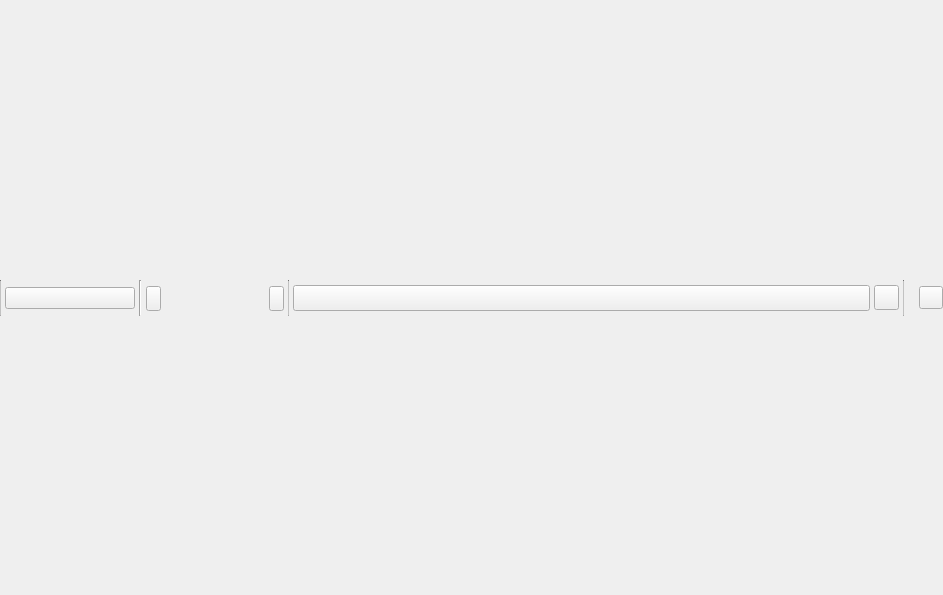
<?xml version="1.0" encoding="UTF-8"?>
<ui version="4.0">
 <class>WorkspacePanel</class>
 <widget class="QWidget" name="WorkspacePanel">
  <property name="geometry">
   <rect>
    <x>0</x>
    <y>0</y>
    <width>943</width>
    <height>595</height>
   </rect>
  </property>
  <property name="acceptDrops">
   <bool>true</bool>
  </property>
  <layout class="QVBoxLayout" name="verticalLayout">
   <property name="spacing">
    <number>0</number>
   </property>
   <property name="leftMargin">
    <number>0</number>
   </property>
   <property name="topMargin">
    <number>0</number>
   </property>
   <property name="rightMargin">
    <number>0</number>
   </property>
   <property name="bottomMargin">
    <number>0</number>
   </property>
   <item>
    <widget class="QFrame" name="borderFrame">
     <property name="styleSheet">
      <string notr="true">QFrame[border = &quot;true&quot;] {
border-image:none;
background-color: qlineargradient(x1: 0, y1: 0, x2: 0.0, y2: 1.0,
stop: 0 #838383,
stop: 0.4 #707070,
stop: 0.401 #636363,
stop: 1 #4a4a4a);
color: white;
}</string>
     </property>
     <property name="border" stdset="0">
      <bool>true</bool>
     </property>
     <layout class="QVBoxLayout" name="borderLayout">
      <property name="spacing">
       <number>0</number>
      </property>
      <property name="leftMargin">
       <number>0</number>
      </property>
      <property name="topMargin">
       <number>2</number>
      </property>
      <property name="rightMargin">
       <number>0</number>
      </property>
      <property name="bottomMargin">
       <number>0</number>
      </property>
      <item>
       <widget class="QFrame" name="headerFrame">
        <property name="sizePolicy">
         <sizepolicy hsizetype="Preferred" vsizetype="Maximum">
          <horstretch>0</horstretch>
          <verstretch>0</verstretch>
         </sizepolicy>
        </property>
        <property name="minimumSize">
         <size>
          <width>0</width>
          <height>25</height>
         </size>
        </property>
        <property name="maximumSize">
         <size>
          <width>16777215</width>
          <height>36</height>
         </size>
        </property>
        <property name="styleSheet">
         <string notr="true">QFrame[header = &quot;true&quot;], QComboBox, QLabel, QToolButton, QPushButton, #interactorsFrame {
border-image:none;
background-color: qlineargradient(x1: 0, y1: 0, x2: 0.0, y2: 1.0,
stop: 0 #838383,
stop: 0.4 #707070,
stop: 0.401 #636363,
stop: 1 #4a4a4a);
border: 0px;
color: white;
}
QComboBox:hover, QToolButton:hover, QPushButton:hover {
border-image:none;
background-color: qlineargradient(x1: 0, y1: 0, x2: 0.0, y2: 1.0,
stop: 0 #8F8F8F,
stop: 0.4 #7C7C7C,
stop: 0.401 #6F6F6F,
stop: 1 #565656);
border: 0px;
color: white;
}
QToolButton:pressed, QPushButton:pressed {
border-image:none;
background-color: qlineargradient(x1: 0, y1: 0, x2: 0.0, y2: 1.0,
stop: 0 #777777,
stop: 0.4 #646464,
stop: 0.401 #575757,
stop: 1 #3e3e3e);
border: 0px;
color: white;
}
QComboBox,QLabel {
height:20px;
}
QComboBox::down-arrow {
image: url(&quot;:/talipot/gui/ui/down_arrow-white.png&quot;);
}
QComboBox:drop-down {
subcontrol-origin: padding;
subcontrol-position: top right;
border-left-style: none;
border-top-right-radius: 1px;
border-bottom-right-radius: 1px;
}
QComboBox QAbstractItemView {
background-color: white;
color: black;
border: 1px solid #C9C9C9;
}</string>
        </property>
        <property name="header" stdset="0">
         <bool>true</bool>
        </property>
        <layout class="QHBoxLayout" name="horizontalLayout">
         <property name="spacing">
          <number>4</number>
         </property>
         <property name="leftMargin">
          <number>0</number>
         </property>
         <property name="topMargin">
          <number>0</number>
         </property>
         <property name="rightMargin">
          <number>0</number>
         </property>
         <property name="bottomMargin">
          <number>0</number>
         </property>
         <item>
          <widget class="Line" name="sep1">
           <property name="minimumSize">
            <size>
             <width>0</width>
             <height>22</height>
            </size>
           </property>
           <property name="maximumSize">
            <size>
             <width>1</width>
             <height>16777215</height>
            </size>
           </property>
           <property name="styleSheet">
            <string notr="true">#sep1 {
background-color: #A9A9A9;
}</string>
           </property>
           <property name="orientation">
            <enum>Qt::Vertical</enum>
           </property>
          </widget>
         </item>
         <item>
          <widget class="QToolButton" name="currentInteractorButton">
           <property name="minimumSize">
            <size>
             <width>130</width>
             <height>22</height>
            </size>
           </property>
           <property name="maximumSize">
            <size>
             <width>130</width>
             <height>22</height>
            </size>
           </property>
           <property name="cursor">
            <cursorShape>PointingHandCursor</cursorShape>
           </property>
           <property name="toolTip">
            <string>Active tool&lt;br/&gt;&lt;i&gt;click to show/hide its configuration panel.&lt;/i&gt;</string>
           </property>
           <property name="styleSheet">
            <string notr="true">#currentInteractorButton {
font: bold 10px;
}</string>
           </property>
           <property name="text">
            <string/>
           </property>
           <property name="checkable">
            <bool>false</bool>
           </property>
           <property name="toolButtonStyle">
            <enum>Qt::ToolButtonTextBesideIcon</enum>
           </property>
          </widget>
         </item>
         <item>
          <widget class="Line" name="sep4">
           <property name="orientation">
            <enum>Qt::Vertical</enum>
           </property>
          </widget>
         </item>
         <item>
          <widget class="QPushButton" name="interactorsLeft">
           <property name="minimumSize">
            <size>
             <width>15</width>
             <height>25</height>
            </size>
           </property>
           <property name="maximumSize">
            <size>
             <width>15</width>
             <height>24</height>
            </size>
           </property>
           <property name="icon">
            <iconset>
             <normaloff>:/talipot/gui/ui/left_arrow-white.png</normaloff>:/talipot/gui/ui/left_arrow-white.png</iconset>
           </property>
          </widget>
         </item>
         <item>
          <widget class="QScrollArea" name="scrollArea">
           <property name="sizePolicy">
            <sizepolicy hsizetype="Maximum" vsizetype="Fixed">
             <horstretch>0</horstretch>
             <verstretch>0</verstretch>
            </sizepolicy>
           </property>
           <property name="minimumSize">
            <size>
             <width>100</width>
             <height>25</height>
            </size>
           </property>
           <property name="maximumSize">
            <size>
             <width>16777215</width>
             <height>25</height>
            </size>
           </property>
           <property name="frameShape">
            <enum>QFrame::NoFrame</enum>
           </property>
           <property name="frameShadow">
            <enum>QFrame::Plain</enum>
           </property>
           <property name="verticalScrollBarPolicy">
            <enum>Qt::ScrollBarAlwaysOff</enum>
           </property>
           <property name="horizontalScrollBarPolicy">
            <enum>Qt::ScrollBarAlwaysOff</enum>
           </property>
           <property name="widgetResizable">
            <bool>true</bool>
           </property>
           <widget class="QWidget" name="interactorsFrame">
            <property name="geometry">
             <rect>
              <x>0</x>
              <y>0</y>
              <width>100</width>
              <height>25</height>
             </rect>
            </property>
            <property name="minimumSize">
             <size>
              <width>0</width>
              <height>25</height>
             </size>
            </property>
           </widget>
          </widget>
         </item>
         <item>
          <widget class="QPushButton" name="interactorsRight">
           <property name="minimumSize">
            <size>
             <width>15</width>
             <height>25</height>
            </size>
           </property>
           <property name="maximumSize">
            <size>
             <width>15</width>
             <height>24</height>
            </size>
           </property>
           <property name="icon">
            <iconset>
             <normaloff>:/talipot/gui/ui/right_arrow-white.png</normaloff>:/talipot/gui/ui/right_arrow-white.png</iconset>
           </property>
          </widget>
         </item>
         <item>
          <widget class="Line" name="sep2">
           <property name="maximumSize">
            <size>
             <width>1</width>
             <height>16777215</height>
            </size>
           </property>
           <property name="styleSheet">
            <string notr="true">#sep2 {
background-color: #A9A9A9;
}</string>
           </property>
           <property name="orientation">
            <enum>Qt::Vertical</enum>
           </property>
          </widget>
         </item>
         <item>
          <widget class="TreeViewComboBox" name="graphCombo">
           <property name="sizePolicy">
            <sizepolicy hsizetype="Expanding" vsizetype="Fixed">
             <horstretch>0</horstretch>
             <verstretch>0</verstretch>
            </sizepolicy>
           </property>
           <property name="minimumSize">
            <size>
             <width>100</width>
             <height>0</height>
            </size>
           </property>
           <property name="toolTip">
            <string>Select a graph to display</string>
           </property>
           <property name="sizeAdjustPolicy">
            <enum>QComboBox::AdjustToContents</enum>
           </property>
          </widget>
         </item>
         <item>
          <widget class="QToolButton" name="linkButton">
           <property name="minimumSize">
            <size>
             <width>25</width>
             <height>25</height>
            </size>
           </property>
           <property name="maximumSize">
            <size>
             <width>25</width>
             <height>25</height>
            </size>
           </property>
           <property name="toolTip">
            <string>Click here to enable the synchronization with the Graphs panel.
When synchronization is enabled, the current graph of the Graphs panel,
becomes the current one in the workspace active panel.</string>
           </property>
           <property name="text">
            <string/>
           </property>
           <property name="icon">
            <iconset>
             <normaloff>:/talipot/gui/icons/16/unlink.png</normaloff>:/talipot/gui/icons/16/unlink.png</iconset>
           </property>
           <property name="iconSize">
            <size>
             <width>22</width>
             <height>22</height>
            </size>
           </property>
           <property name="checkable">
            <bool>true</bool>
           </property>
          </widget>
         </item>
         <item>
          <widget class="Line" name="sep3">
           <property name="maximumSize">
            <size>
             <width>1</width>
             <height>16777215</height>
            </size>
           </property>
           <property name="styleSheet">
            <string notr="true">#sep3 {
background-color: #A9A9A9;
}</string>
           </property>
           <property name="orientation">
            <enum>Qt::Vertical</enum>
           </property>
          </widget>
         </item>
         <item>
          <widget class="tlp::DragHandle" name="dragHandle">
           <property name="toolTip">
            <string>Press here to begin dragging this view</string>
           </property>
           <property name="pixmap">
            <pixmap>:/talipot/gui/ui/lightdragbutton.png</pixmap>
           </property>
          </widget>
         </item>
         <item>
          <widget class="QToolButton" name="closeButton">
           <property name="toolTip">
            <string>Close</string>
           </property>
           <property name="text">
            <string/>
           </property>
           <property name="icon">
            <iconset>
             <normaloff>:/talipot/gui/ui/lightclosebutton.png</normaloff>:/talipot/gui/ui/lightclosebutton.png</iconset>
           </property>
          </widget>
         </item>
        </layout>
       </widget>
      </item>
     </layout>
    </widget>
   </item>
  </layout>
  <action name="actionClose">
   <property name="text">
    <string>Close</string>
   </property>
   <property name="shortcut">
    <string>Ctrl+W</string>
   </property>
  </action>
 </widget>
 <customwidgets>
  <customwidget>
   <class>TreeViewComboBox</class>
   <extends>QComboBox</extends>
   <header>talipot/TreeViewComboBox.h</header>
   <container>1</container>
  </customwidget>
  <customwidget>
   <class>tlp::DragHandle</class>
   <extends>QLabel</extends>
   <header location="global">talipot/DragHandle.h</header>
  </customwidget>
 </customwidgets>
 <resources/>
 <connections>
  <connection>
   <sender>currentInteractorButton</sender>
   <signal>clicked(bool)</signal>
   <receiver>WorkspacePanel</receiver>
   <slot>setCurrentInteractorConfigurationVisible(bool)</slot>
   <hints>
    <hint type="sourcelabel">
     <x>10</x>
     <y>297</y>
    </hint>
    <hint type="destinationlabel">
     <x>472</x>
     <y>298</y>
    </hint>
   </hints>
  </connection>
  <connection>
   <sender>interactorsLeft</sender>
   <signal>clicked()</signal>
   <receiver>WorkspacePanel</receiver>
   <slot>scrollInteractorsLeft()</slot>
   <hints>
    <hint type="sourcelabel">
     <x>147</x>
     <y>299</y>
    </hint>
    <hint type="destinationlabel">
     <x>472</x>
     <y>298</y>
    </hint>
   </hints>
  </connection>
  <connection>
   <sender>interactorsRight</sender>
   <signal>clicked()</signal>
   <receiver>WorkspacePanel</receiver>
   <slot>scrollInteractorsRight()</slot>
   <hints>
    <hint type="sourcelabel">
     <x>507</x>
     <y>299</y>
    </hint>
    <hint type="destinationlabel">
     <x>472</x>
     <y>298</y>
    </hint>
   </hints>
  </connection>
  <connection>
   <sender>actionClose</sender>
   <signal>triggered()</signal>
   <receiver>closeButton</receiver>
   <slot>click()</slot>
   <hints>
    <hint type="sourcelabel">
     <x>-1</x>
     <y>-1</y>
    </hint>
    <hint type="destinationlabel">
     <x>935</x>
     <y>298</y>
    </hint>
   </hints>
  </connection>
 </connections>
 <slots>
  <slot>setCurrentInteractorConfigurationVisible(bool)</slot>
  <slot>scrollInteractorsRight()</slot>
  <slot>scrollInteractorsLeft()</slot>
 </slots>
</ui>
